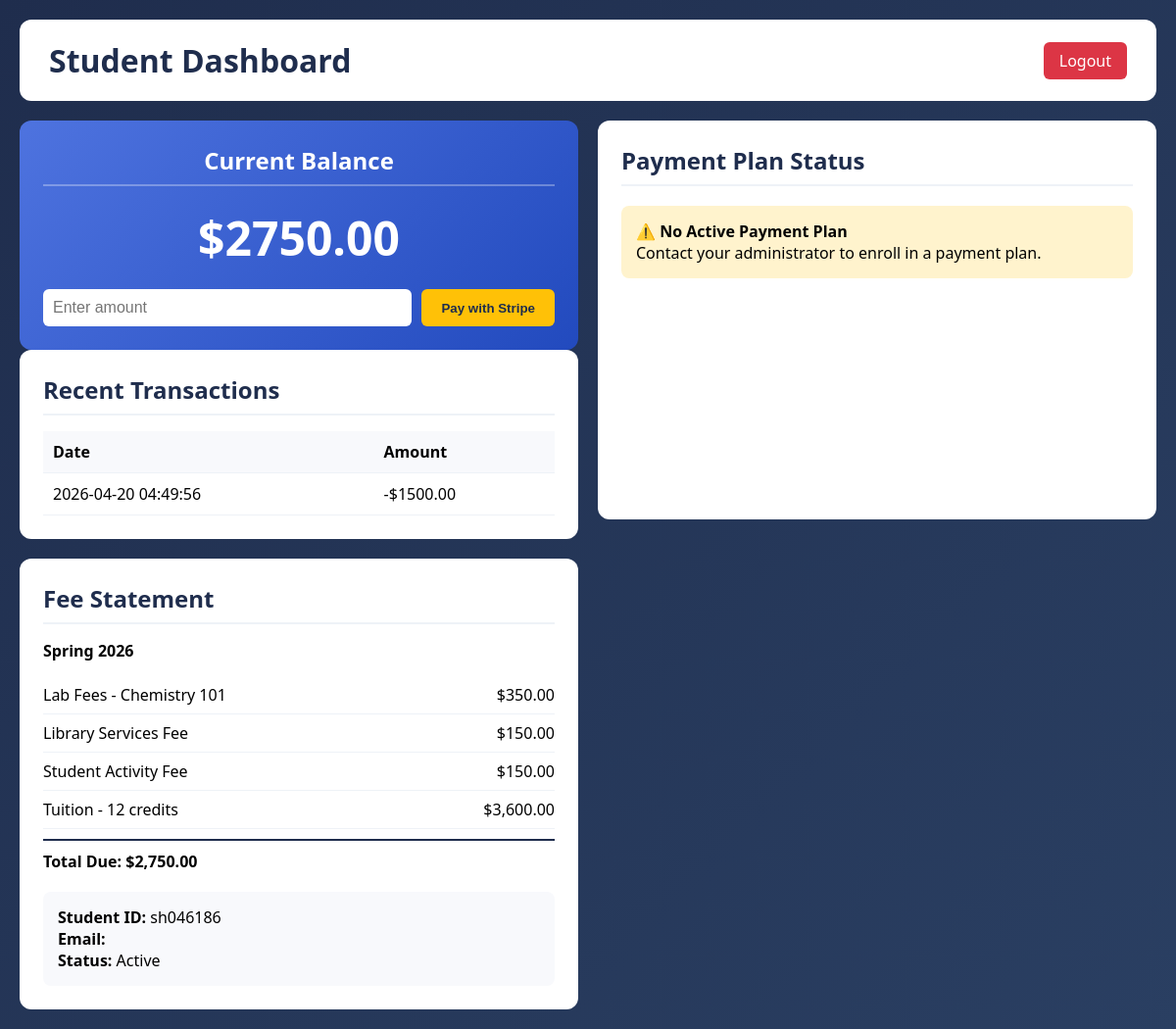
Page /student/dashboard (signed in) on the earlier database version.
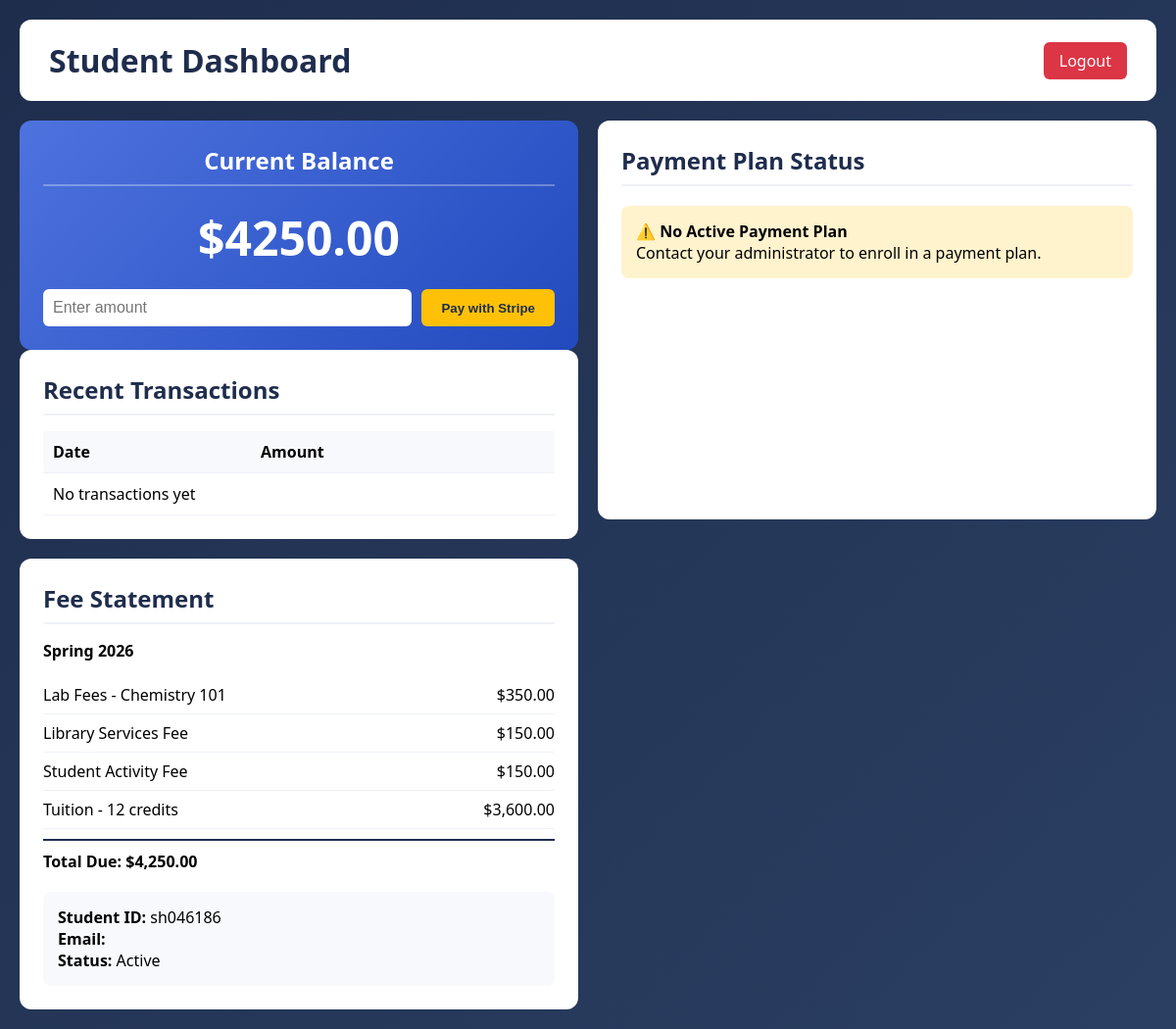
Same page on the later database version.
### tables this page shows
CREATE TABLE students (
                id INTEGER PRIMARY KEY AUTOINCREMENT,
                student_id TEXT UNIQUE NOT NULL,
                name TEXT NOT NULL,
                email TEXT UNIQUE NOT NULL,
                password_hash TEXT NOT NULL,
                balance DECIMAL(10,2) DEFAULT 0.00,
                role TEXT DEFAULT 'student',
                created_at TIMESTAMP DEFAULT CURRENT_TIMESTAMP
            );

CREATE TABLE payments (
                id INTEGER PRIMARY KEY AUTOINCREMENT,
                student_id INTEGER NOT NULL,
                amount DECIMAL(10,2) NOT NULL,
                payment_date TIMESTAMP DEFAULT CURRENT_TIMESTAMP,
                mock_mode BOOLEAN DEFAULT 1,
                FOREIGN KEY (student_id) REFERENCES students(id) ON DELETE CASCADE
            );

CREATE TABLE fee_items (
                id INTEGER PRIMARY KEY AUTOINCREMENT,
                student_id INTEGER NOT NULL,
                semester TEXT NOT NULL,
                description TEXT NOT NULL,
                amount DECIMAL(10,2) NOT NULL,
                category TEXT,
                FOREIGN KEY (student_id) REFERENCES students(id) ON DELETE CASCADE
            );

### app.py (the view)
@app.route("/student/dashboard")
def student_dashboard():
    if "student_id" not in session:
        return redirect(url_for("login"))
    if session.get("role") == "admin":
        return redirect(url_for("admin_dashboard"))
    student_id = session["student_id"]
    payment_message = session.pop("payment_message", None)
    balance_info = tuition_service.get_student_balance(student_id)
    statement = tuition_service.generate_fee_statement(student_id)
    payment_history = tuition_service.get_payment_history(student_id)
    return render_template(
        "student_dashboard.html",
        student=balance_info,
        statement=statement,
        payment_history=payment_history,
        payment_message=payment_message,
        current_year=datetime.now().year,
    )

### models.py (called while the page is built)
    @staticmethod
    def find_by_student_id(student_id: str) -> Optional["Student"]:
        conn = sqlite3.connect("tuition.db")
        conn.row_factory = sqlite3.Row
        cursor = conn.cursor()
        cursor.execute("SELECT * FROM students WHERE student_id = ?", (student_id,))
        row = cursor.fetchone()
        conn.close()
        if row:
            return Student(
                id=row["id"],
                student_id=row["student_id"],
                name=row["name"],
                email=row["email"],
                password_hash=row["password_hash"],  # ADD this
                balance=row["balance"],
                role=row["role"],
            )
        return None

### services.py (called while the page is built)
    def _get_current_semester(self) -> str:
        now = datetime.now()
        year = now.year
        if now.month <= 5:
            return f"Spring {year}"
        elif now.month <= 8:
            return f"Summer {year}"
        else:
            return f"Fall {year}"

    def _is_on_payment_plan(self, student_id: int) -> bool:
        return student_id in self._active_plans

### templates/student_dashboard.html (shortened to what the changed rows need)
<!DOCTYPE html>
<html lang="en">
<head>
</head>
<body>
    <div class="container">
        <div class="header">
            <h1>Student Dashboard</h1>
        </div>
        <div class="dashboard-grid">
            <div>
                <div class="card balance-card">
                    <h2>Current Balance</h2>
                    <div class="balance-amount" id="balance-amount">
                        {% if student %}
                        ${{ "%.2f"|format(student.balance) }}
                        {% else %}
                        $0.00
                        {% endif %}
                    </div>
                    <div class="payment-form">
                        <input type="number" id="payment-amount" class="payment-input" placeholder="Enter amount"
                            step="0.01">
                        <button class="pay-btn" onclick="makeStripePayment()">Pay with Stripe</button>
                    </div>
                </div>
                <div class="card">
                    <h2>Recent Transactions</h2>
                    <table>
                        <thead>
                            <tr>
                                <th>Date</th>
                                <th>Amount</th>
                            </tr>
                        </thead>
                        <tbody id="transactions-body">
                            {% if payment_history and payment_history.payments %}
                            {% for p in payment_history.payments %}
                            <tr>
                                <td>{{ p.date }}</td>
                                <td>-${{ "%.2f"|format(p.amount) }}</td>
                            </tr>
                            {% endfor %}
                            {% else %}
                            <tr>
                                <td colspan="2">No transactions yet</td>
                            </tr>
                            {% endif %}
                        </tbody>
                    </table>
                </div>
            </div>
            <div class="card" style="margin-bottom: 20px;">
                <h2>Payment Plan Status</h2>
            </div>
            <div class="card">
                <h2>Fee Statement</h2>
                {% if statement %}
                <div style="margin-top: 15px;">
                    {% if statement.fee_items and statement.fee_items|length > 0 %}
                    {% for fee_item in statement.fee_items %}
                    <div class="statement-row">
                        <span>{{ fee_item.description }}</span>
                        <span>{{ fee_item.amount_formatted }}</span>
                    </div>
                    {% endfor %}
                    <div class="statement-total">
                        <span>Total Due:</span>
                        <span>{{ statement.current_balance_formatted }}</span>
                    </div>
                    {% else %}
                    <p>No fee items found for this semester.</p>
                    {% endif %}
                </div>
                {% else %}
                <p>Unable to load fee statement.</p>
                {% endif %}
                {% if student %}
                <div class="summary-box">
                    <p><strong>Student ID:</strong> {{ student.student_id }}</p>
                    <p><strong>Email:</strong> {{ student.email }}</p>
                    <p><strong>Status:</strong> Active</p>
                </div>
                {% endif %}
            </div>
        </div>
    </div>
</body>
</html>

Differences in the rows shown:
removed payments: date "2026-04-20 04:49:56", amount "1500.00"
changed students "sh046186": balance "2750.00" → "4250.00"
Other differences:
{{ statement.current_balance_formatted }}: "$2,750.00" → "$4,250.00"
text now shown: "No transactions yet"
